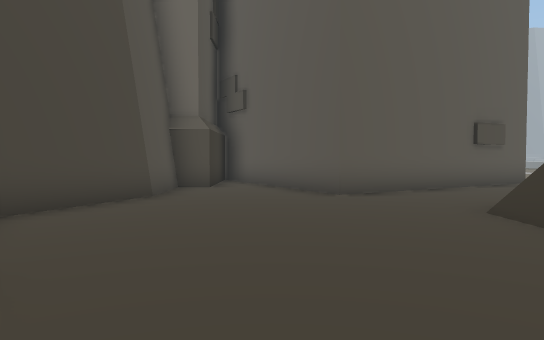
view 1 (above)

16 first-person views from a walk through a 3-D level made in the Unity game engine. The camera is 1.4 m above the floor, tilts 2° down and sees 70° across. The floor is counted in squares, 1.8 m on a side. Each view is taken from the middle of a square. On the plan, view 1 faces up. The plan holds only what a view shows up to about 12 squares ahead; the rest is blank. The place goes on beyond the plan. The player character is not drawn. Some animated figures are left out.

view 2
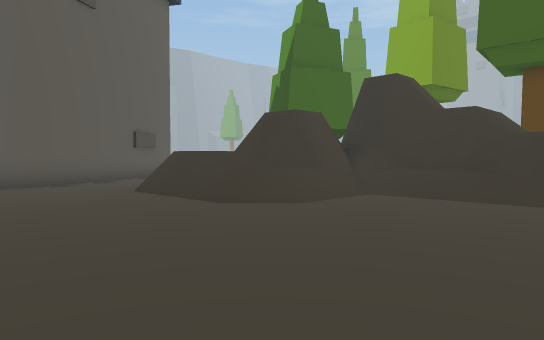

view 3
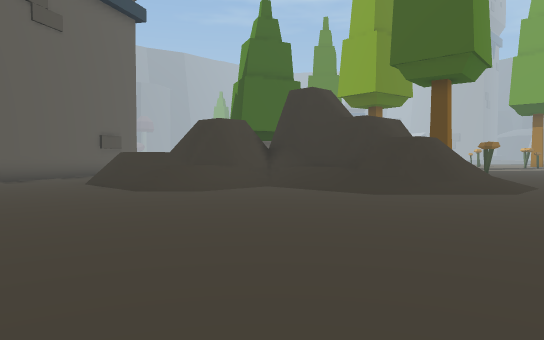

view 4
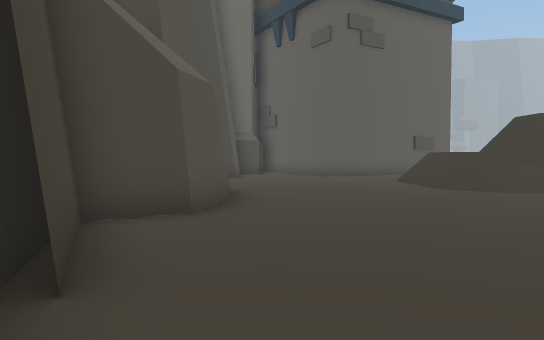

view 5
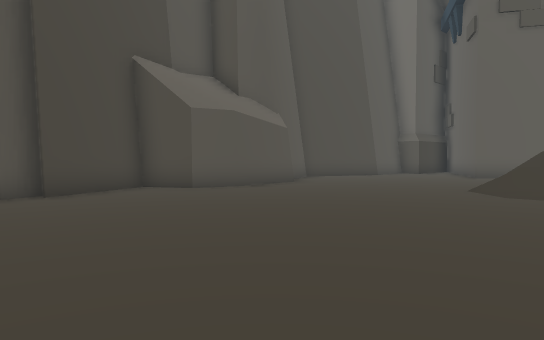

view 6
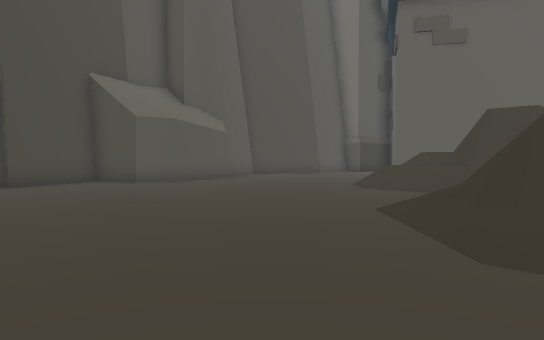

view 7
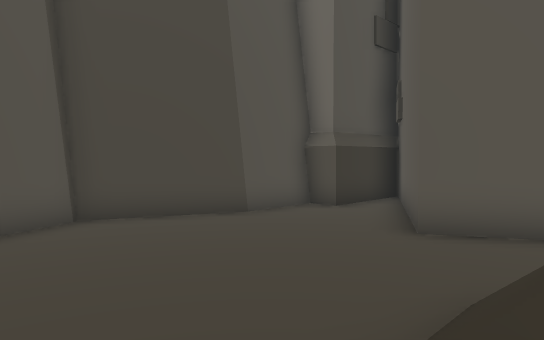

view 8
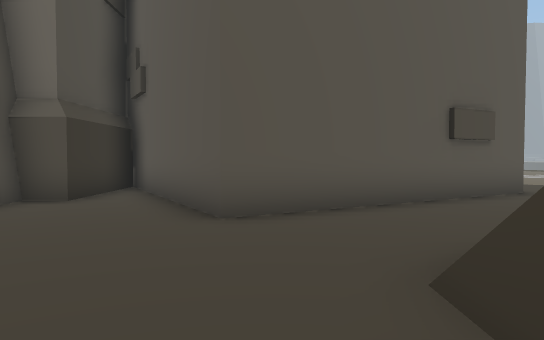

view 9
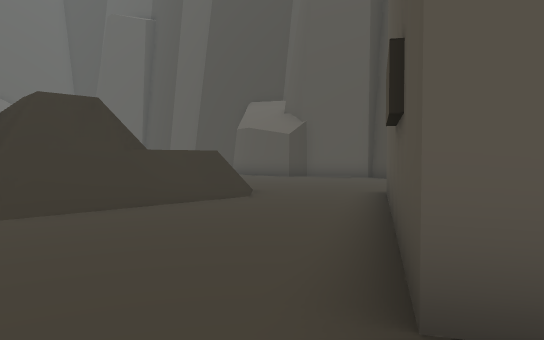

view 10
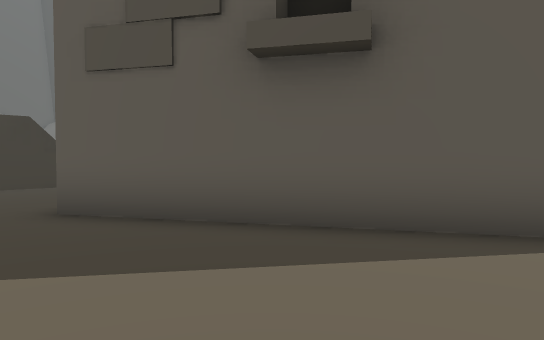

view 11
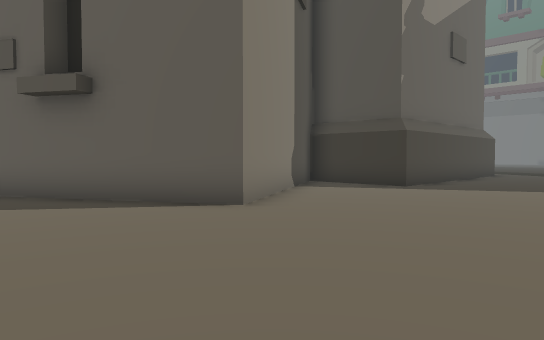

view 12
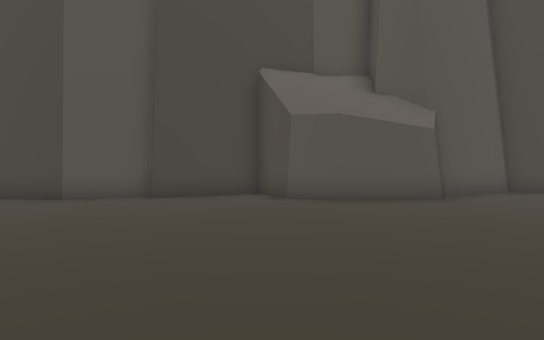

view 13
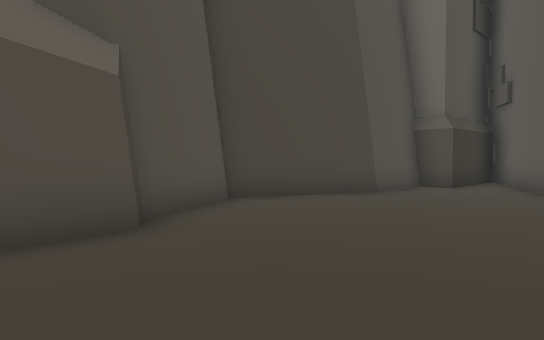

view 14
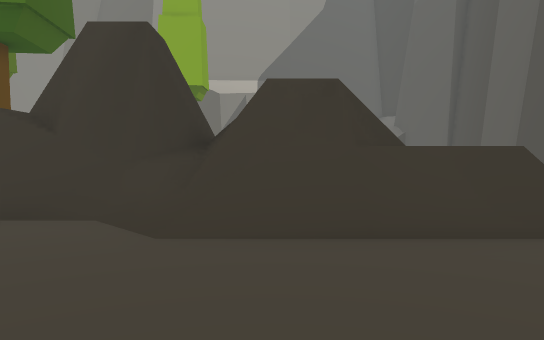

view 15
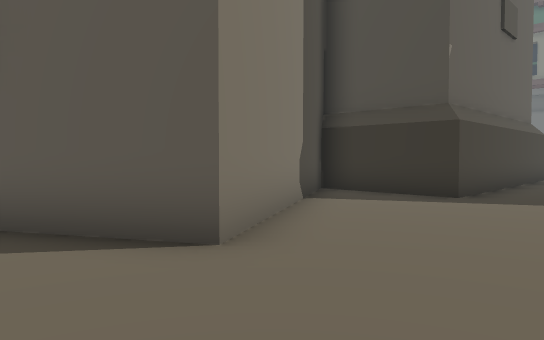

view 16
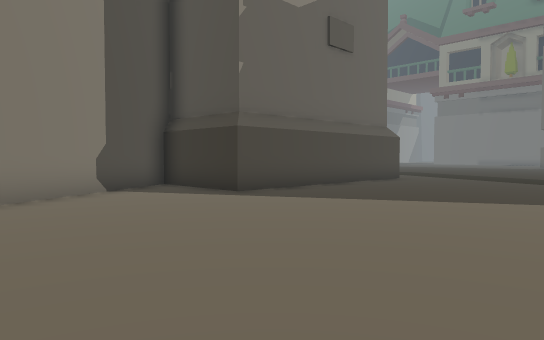

### Floor plan
Key: @ floor where view 1 was taken; # wall or solid block; . main floor; : floor 1.75 m higher than the main floor; / step, stairs or slope; = window, fence, low wall or low ledge; v drop or lower ground; O other object.
Columns run from 9 left of view 1 to 9 right of it. Each row starts with its distance up from view 1.
 24           .. .
 23      ........
 22 ................ .
 21 .................
 20 ..................
 19  .................
 18   ...............
 17  ######O....OO... .
 16       ##...O .....
 15        #.O    O....
 14        #O      O...
 13        #O      O...
 12        #O       O..
 11        #.O     OO.
 10       ##.O    O....
  9       #...O O......
  8       #...OO.......
  7       #............
  6      ##......=////.
  5      #......=#:=##/
  4      #......//=####
  3      ##.....///####
  2       ##..../////##
  1        #.......//##
  0        #.@.....//=v
 -1       ##.......//=/
 -2       #........//=/
 -3       #.........///
 -4       #..........//
 -5       ##...........
 -6       ##..........
 -7        #..  .. .. .

Positions as (right, up) in squares from view 1, and headings:
1: (0, 0), facing up
2: (-1, -3), facing up-right
3: (-1, -6), facing up-right
4: (-1, -7), facing up
5: (6, -7), facing up-left
6: (9, -7), facing up-left
7: (4, 2), facing up-left
8: (2, 3), facing up
9: (9, 12), facing down-left
10: (9, 17), facing down-left
11: (8, 22), facing down-left
12: (7, -2), facing left
13: (2, 0), facing up-left
14: (7, 10), facing down
15: (6, 20), facing down-left
16: (4, 24), facing down-left
